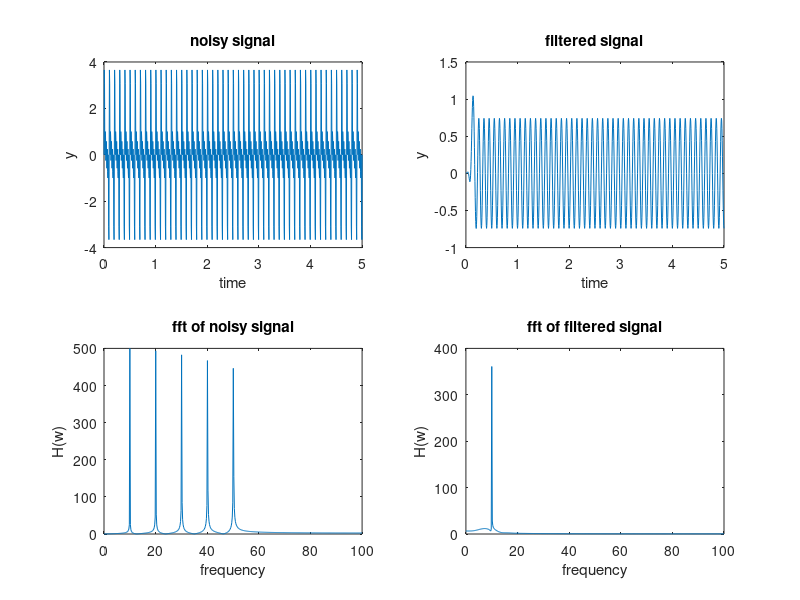

The MATLAB script that drew this image:
clc;
close all;
clear all;
fs=200;
f1=10;
f2=20;
f3=30;
f4=40;
f5=50;
ts=1/fs;
dt=0:ts:5;
s=(sin(2*pi*f1.*dt)+sin(2*pi*f2.*dt)+sin(2*pi*f3.*dt)+sin(2*pi*f4.*dt)+sin(2*pi*f5.*dt));
ff=fft(s);
fd=ff(1:length(ff)/2);
f=linspace(0,100,length(s)/2);
fc=12;
fn=fs/2;
w=fc/fn;
b=fir1(50,w);
fi=filter(b,1,s);
u=fft(fi);
c=u(1:length(u)/2);
subplot(221);
plot(dt,s);
title("noisy signal");
xlabel("time");
ylabel("y");
subplot(222);
plot(dt,fi);
title("filtered signal");
xlabel("time");
ylabel("y");
subplot(223);
plot(f,abs(fd));
ylabel("H(w)");
xlabel("frequency");
title("fft of noisy signal");
subplot(224);
plot(f,abs(c));
ylabel("H(w)");
xlabel("frequency");
title("fft of filtered signal");
